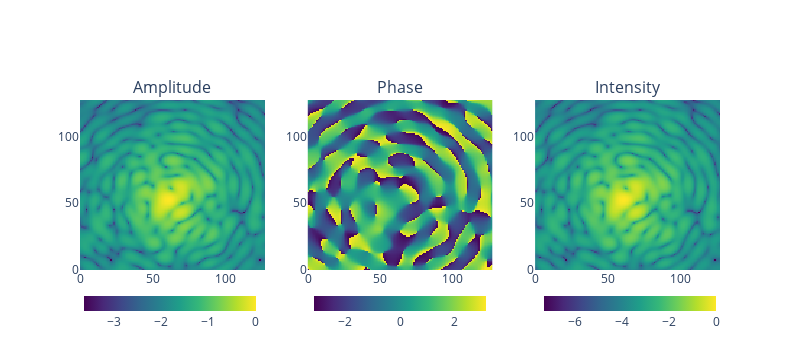

Write notebook code for a chart like this one.
### Code cell
cfs = np.load(FC_PROCESSED_VALIDATION_COMPLEX_FIELDS_FILE_PATH)
cf = cfs[2].reshape(2, 128, 128)
cf = cf[0] + 1j*cf[1]
plot_amplitude_phase_intensity_from_complex_field(cf)

### Figure 1 — Plotly figure (JSON) as saved in the notebook; plotly's stock layout.template omitted (floating-point values rounded to 4 significant figures; data arrays with more than 128 entries replaced by an {"elided": "..."} marker saying what was removed)
{"data": [{"colorbar": {"len": 0.3, "orientation": "h", "thickness": 15, "x": 0.14, "y": -0.4}, "colorscale": [[0, "#440154"], [0.1111, "#482878"], [0.2222, "#3e4989"], [0.3333, "#31688e"], [0.4444, "#26828e"], [0.5556, "#1f9e89"], [0.6667, "#35b779"], [0.7778, "#6ece58"], [0.8889, "#b5de2b"], [1, "#fde725"]], "type": "heatmap", "xaxis": "x", "yaxis": "y", "z": {"elided": "128x128 float values"}}, {"colorbar": {"len": 0.3, "orientation": "h", "thickness": 15, "x": 0.5, "y": -0.4}, "colorscale": [[0, "#440154"], [0.1111, "#482878"], [0.2222, "#3e4989"], [0.3333, "#31688e"], [0.4444, "#26828e"], [0.5556, "#1f9e89"], [0.6667, "#35b779"], [0.7778, "#6ece58"], [0.8889, "#b5de2b"], [1, "#fde725"]], "type": "heatmap", "xaxis": "x2", "yaxis": "y2", "z": {"elided": "128x128 float values"}}, {"colorbar": {"len": 0.3, "orientation": "h", "thickness": 15, "x": 0.86, "y": -0.4}, "colorscale": [[0, "#440154"], [0.1111, "#482878"], [0.2222, "#3e4989"], [0.3333, "#31688e"], [0.4444, "#26828e"], [0.5556, "#1f9e89"], [0.6667, "#35b779"], [0.7778, "#6ece58"], [0.8889, "#b5de2b"], [1, "#fde725"]], "type": "heatmap", "xaxis": "x3", "yaxis": "y3", "z": {"elided": "128x128 float values"}}], "layout": {"annotations": [{"font": {"size": 16}, "showarrow": false, "text": "Amplitude", "x": 0.1444, "xanchor": "center", "xref": "paper", "y": 1, "yanchor": "bottom", "yref": "paper"}, {"font": {"size": 16}, "showarrow": false, "text": "Phase", "x": 0.5, "xanchor": "center", "xref": "paper", "y": 1, "yanchor": "bottom", "yref": "paper"}, {"font": {"size": 16}, "showarrow": false, "text": "Intensity", "x": 0.8556, "xanchor": "center", "xref": "paper", "y": 1, "yanchor": "bottom", "yref": "paper"}], "height": 350, "width": 800, "xaxis": {"anchor": "y", "autorange": true, "domain": [0, 0.2889], "range": [-0.5, 127.5]}, "xaxis2": {"anchor": "y2", "autorange": true, "domain": [0.3556, 0.6444], "range": [-0.5, 127.5]}, "xaxis3": {"anchor": "y3", "autorange": true, "domain": [0.7111, 1], "range": [-0.5, 127.5]}, "yaxis": {"anchor": "x", "autorange": true, "domain": [0, 1], "range": [-0.5, 127.5]}, "yaxis2": {"anchor": "x2", "autorange": true, "domain": [0, 1], "range": [-0.5, 127.5]}, "yaxis3": {"anchor": "x3", "autorange": true, "domain": [0, 1], "range": [-0.5, 127.5]}}}
